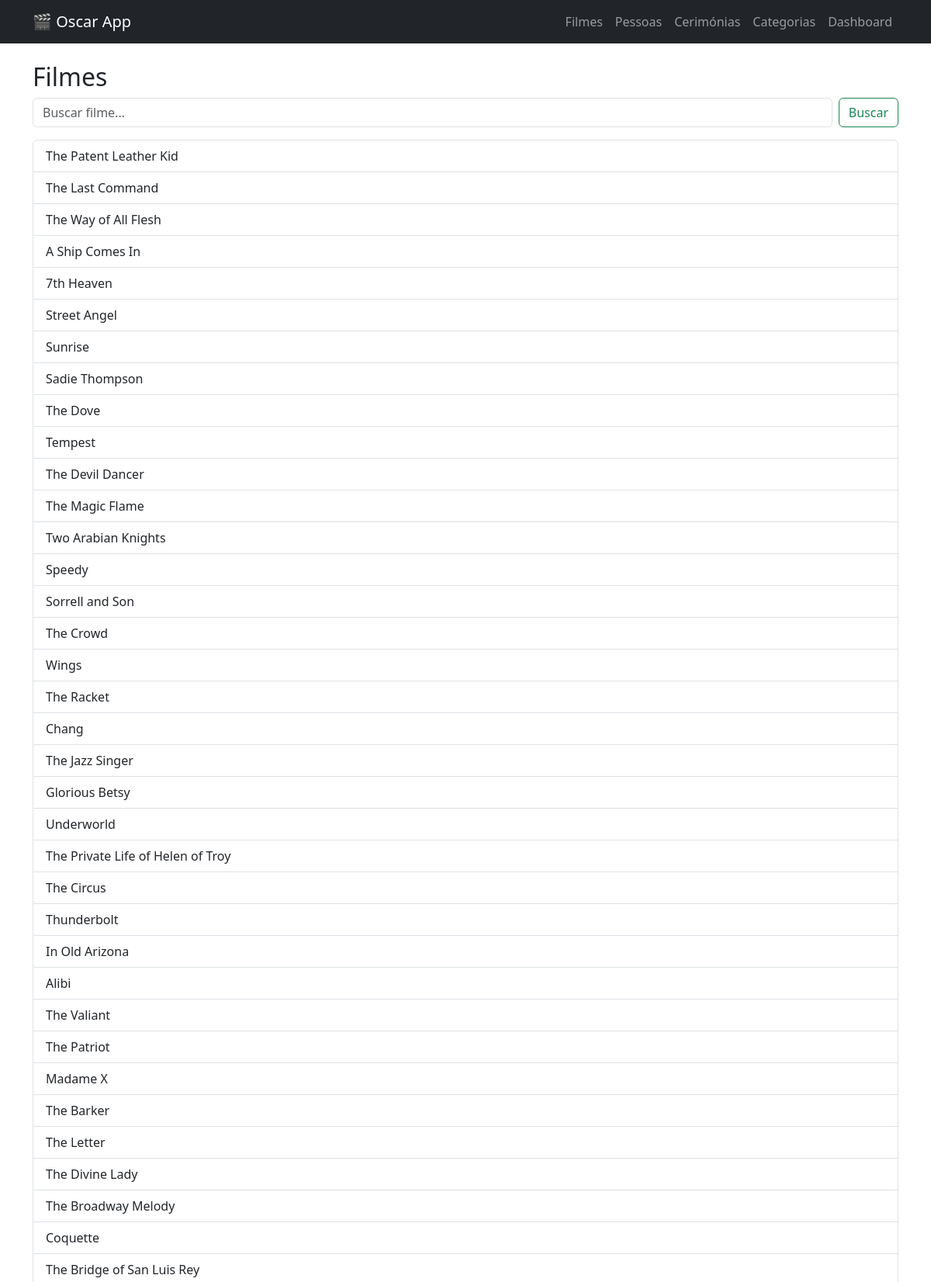
The app's page /filmes (upper part) with its own data.
### tables this page shows
CREATE TABLE filme (
    filmId string,
    film string
);

### app.py (the view)
@APP.route('/filmes')
def lista_filmes():
    busca = request.args.get('q')
    if busca:
        filmes = db.execute('SELECT * FROM filme WHERE film LIKE ? LIMIT 50', ('%' + busca + '%',)).fetchall()
    else:
        filmes = db.execute('SELECT * FROM filme LIMIT 50').fetchall()
    return render_template('filmes.html', filmes=filmes)

### db.py (called while the page is built)
def execute(sql,args=None):
  global DB
  sql = re.sub('\s+',' ', sql)
  logging.info('SQL: {} Args: {}'.format(sql,args))
  return DB['cursor'].execute(sql, args) \
      if args != None else DB['cursor'].execute(sql)

### templates/filmes.html
{% extends "base.html" %}
{% block content %}
    <h2>Filmes</h2>
    <form class="d-flex mb-3">
        <input class="form-control me-2" type="search" name="q" placeholder="Buscar filme..." aria-label="Search">
        <button class="btn btn-outline-success" type="submit">Buscar</button>
    </form>
    <div class="list-group">
        {% for filme in filmes %}
            <a href="/filme/{{ filme.filmId }}" class="list-group-item list-group-item-action">
                {{ filme.film }}
            </a>
        {% endfor %}
    </div>
{% endblock %}

### records on screen
filme: film "The Patent Leather Kid"
filme: film "The Last Command"
filme: film "The Way of All Flesh"
filme: film "A Ship Comes In"
filme: film "7th Heaven"
filme: film "Street Angel"
filme: film "Sunrise"
filme: film "Sadie Thompson"
filme: film "The Dove"
filme: film "Tempest"
filme: film "The Devil Dancer"
filme: film "The Magic Flame"
filme: film "Two Arabian Knights"
filme: film "Speedy"
filme: film "Sorrell and Son"
filme: film "The Crowd"
filme: film "Wings"
filme: film "The Racket"
filme: film "Chang"
filme: film "The Jazz Singer"
filme: film "Glorious Betsy"
filme: film "Underworld"
filme: film "The Private Life of Helen of Troy"
filme: film "The Circus"
filme: film "Thunderbolt"
filme: film "In Old Arizona"
filme: film "Alibi"
filme: film "The Valiant"
filme: film "The Patriot"
filme: film "Madame X"
filme: film "The Barker"
filme: film "The Letter"
filme: film "The Divine Lady"
filme: film "The Broadway Melody"
filme: film "Coquette"
filme: film "The Bridge of San Luis Rey"
